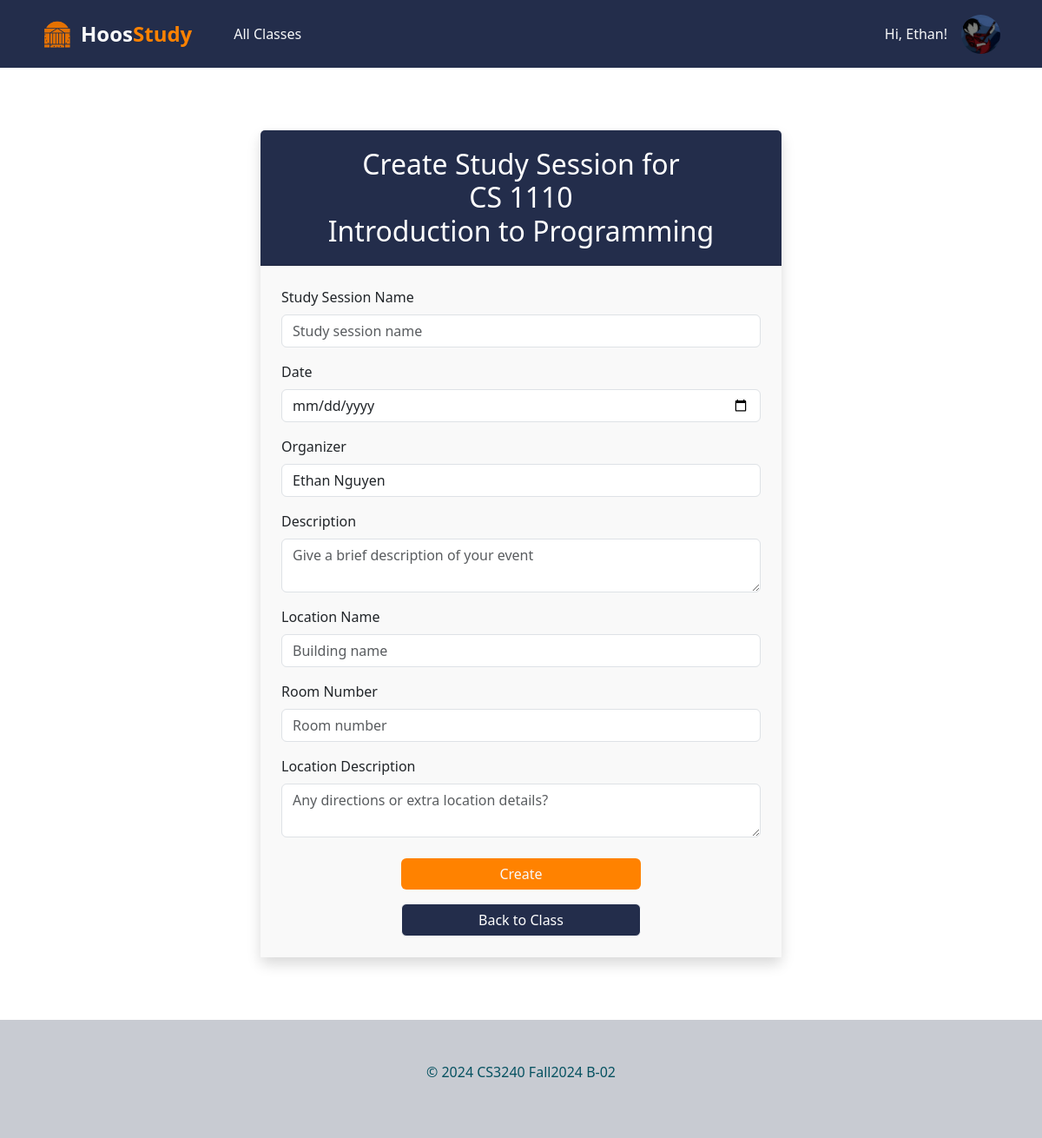
Page /course/156/create-study-session/ (signed in) on the committed database.
### hoos_study_app/models.py (models this page shows, shortened)
class User(AbstractUser):
    YEAR_CHOICES = [
        ('1', 'First Year'),
        ('2', 'Second Year'),
        ('3', 'Third Year'),
        ('4', 'Fourth Year'),
    ]
    is_pma_admin = models.BooleanField(default=False)
    year = models.CharField(max_length=1, choices=YEAR_CHOICES,  null=True, blank=True)
    profile_picture = models.ImageField(
        upload_to='profile_pictures/', null=True, blank=True,
        validators=[validate_file_extension, validate_file_size],
        default=random_profile_picture
    )

class Course(models.Model):
    mnemonic = models.CharField(max_length=4, default="GEN")
    number = models.IntegerField(default=1000)
    title = models.CharField(max_length=100, default="HOOS")
    students = models.ManyToManyField(User, related_name="courses", blank=True)
    semester = models.CharField(max_length=20, default="N/A")

### hoos_study_app/views.py (the view)
# urls.py: path('course/<int:course_id>/create-study-session/', views.create_study_session, name='create-study-session'),
@login_required
def create_study_session(request, course_id):
    course = get_object_or_404(Course, id=course_id)
    if hasattr(request.user, 'is_pma_admin') and request.user.is_pma_admin:
        return redirect('hoos_study_app:home')
    submitted = False
    study_session = None
    if request.method == "POST":
        form = StudySessionForm(request.POST, user=request.user)
        if form.is_valid():
            study_session = form.save(commit=False)
            study_session.owner = request.user
            study_session.course_name = course
            study_session.save()
            print(reverse('hoos_study_app:course_group', kwargs={'pk': course.id}))
            return redirect(f"{reverse('hoos_study_app:course_group', kwargs={'pk': course.id})}?submitted=True")
    else:
        form = StudySessionForm(user=request.user)
    return render(request, 'hoos_study_app/create_study_session.html', {'form': form, 'submitted': submitted, 'session': study_session, 'course': course})

### hoos_study_app/templates/hoos_study_app/create_study_session.html (shortened to what this page needs)
{% extends "base.html" %}
{% block content %}
<div class="container my-5 d-flex justify-content-center">
    <div class="card border-0 shadow" style="width: 100%; max-width: 600px;">
        <div class="card-header text-white text-center" style="background-color: #232D4B; padding: 20px 0;">
            <h2 class="mb-0">
                {% if submitted %}
                Session Created!
                {% else %}
                Create Study Session for <br>{{ course.mnemonic }} {{ course.number }}</br> {{ course.title }}</br>
                {% endif %}
            </h2>
        </div>
        <div class="card-body p-4" style="background-color: #F9F9F9;">
            {% if submitted %}
                <div class="alert alert-success text-center">
                    Your Study Session was submitted and added to our database! Yay!
                </div>
             <div class="d-flex flex-column align-items-center mt-4">
                    <a href="{% url 'hoos_study_app:study_session_dashboard' course_id=request.GET.course_id session_id=request.GET.session_id %}"
                       class="btn btn-outline-light"
                       style="background-color: #232D4B; color: white; width: 50%; text-align: center;">
                        View your Study Session
                    </a>
             </div>
            {% else %}
                <form method="POST" class="needs-validation">
                    <div class="form-group mb-3">
                        <label for="name" class="form-label text-dark">Study Session Name</label>
                        {{ form.name }}
                    </div>
                    <div class="form-group mb-3">
                        <label for="date" class="form-label text-dark">Date</label>
                        {{ form.date }}
                    </div>
                    <div class="form-group mb-3">
                        <label for="created_by" class="form-label text-dark">Organizer</label>
                        {{ form.created_by }}
                    </div>
                    <div class="form-group mb-3">
                        <label for="description" class="form-label text-dark">Description</label>
                        {{ form.description }}
                    </div>
                    <div class="form-group mb-3">
                        <label for="location_name" class="form-label text-dark">Location Name</label>
                        {{ form.location_name }}
                    </div>
                    <div class="form-group mb-3">
                        <label for="room_number" class="form-label text-dark">Room Number</label>
                        {{ form.room_number }}
                    </div>
                    <div class="form-group mb-3">
                        <label for="description_of_location" class="form-label text-dark">Location Description</label>
                        {{ form.description_of_location }}
                    </div>
                    <div class="d-flex flex-column align-items-center mt-4">
                        <input type="submit" value="Create" class="btn btn-primary btn-outline-light mb-3"
                               style="background-color: #FF8200; border: none; width: 50%;">
                        <a href="{% url 'hoos_study_app:course_group' course.id %}" class="btn btn-outline-light"
                           style="background-color: #232D4B; color: white; width: 50%;">
                            Back to Class
                        </a>
                    </div>
                </form>
            {% endif %}
        </div>
    </div>
</div>
{% endblock %}

### hoos_study_app/templates/base.html (shortened to what this page needs)
<!DOCTYPE html>
<html lang="en">
<head>
    {% load static %}
    <link rel="stylesheet" href="{% static 'hoos_study_app/css/styles.css' %}">
    <link href="https://cdn.jsdelivr.net/npm/bootstrap@5.3.3/dist/css/bootstrap.min.css" rel="stylesheet"
>
    <link rel="stylesheet" href="https://cdn.jsdelivr.net/npm/bootstrap-icons@1.11.3/font/bootstrap-icons.min.css">
</head>
<body class="d-flex flex-column min-vh-100">
  <header class="navbar navbar-expand-lg py-3" style="background-color: #232D4B;">
    <nav class="container-xxl px-5">
      <div class="collapse navbar-collapse text-light" id="navbarToggler">
        <a class="navbar-brand d-flex align-items-center me-5 fw-bold text-light" href="{% url 'hoos_study_app:home' %}" style="text-decoration: none;">
            <img src="{% static 'hoos_study_app/img/rotundaIcon.png' %}"
                alt="Rotunda Icon"
                style="width: 35px; height: 35px; margin-right: 10px;">
            <span style="font-size: 1.5rem; font-weight: bold;">Hoos<span style="color: #FF8200;">Study</span></span>
        </a>
        <a class="nav-link me-4" href="{% url 'hoos_study_app:class-list' %}">
          All Classes
        </a>
      </div>
      <div class="ms-auto">
        {% if user.is_authenticated %}
        <div class="d-flex align-items-center text-light">
          <p class="me-3 mb-0">Hi, {{ user.first_name }}!</p>
          <div id="profile-picture-dropdown" class="nav-item dropdown">
            <a class="nav-link dropdown-toggle" href="#" role="button" data-bs-toggle="dropdown" aria-expanded="false">
              <img id="profile-picture"
                 class="rounded-circle"
                 src="{% if user.profile_picture %}{{ user.profile_picture.url }}{% endif %}"
                 style="width: 45px; height: 45px; object-fit: cover;">
            </a>
          </div>
        </div>
        {% else %}
          <a href="{% url 'account_login' %}" class="btn btn-light">
            <i class="bi bi-box-arrow-in-right me-1"></i>
            Log In
          </a>
        {% endif %}
      </div>
    </nav>
  </header>
  {% block main %}
  <div id="content" class="container-xxl px-5 flex-grow-1 my-4 text-info-emphasis">
    {% block content %}{% endblock %}
  </div>
  {% endblock main %}
  <div class="py-5" style="background-color: #C8CBD2;">
    <footer class="container-xxl text-center text-info-emphasis">
      <p>© 2024 CS3240 Fall2024 B-02</p>
    </footer>
  </div>
</body>

### static/hoos_study_app/css/styles.css (style rules this page uses)
#profile-picture-dropdown .nav-link.dropdown-toggle::after { display: none; }

### rows in the picture
User: first_name "Ethan", profile_picture (picture)
Course: mnemonic "CS", number "1110", title "Introduction to Programming"
